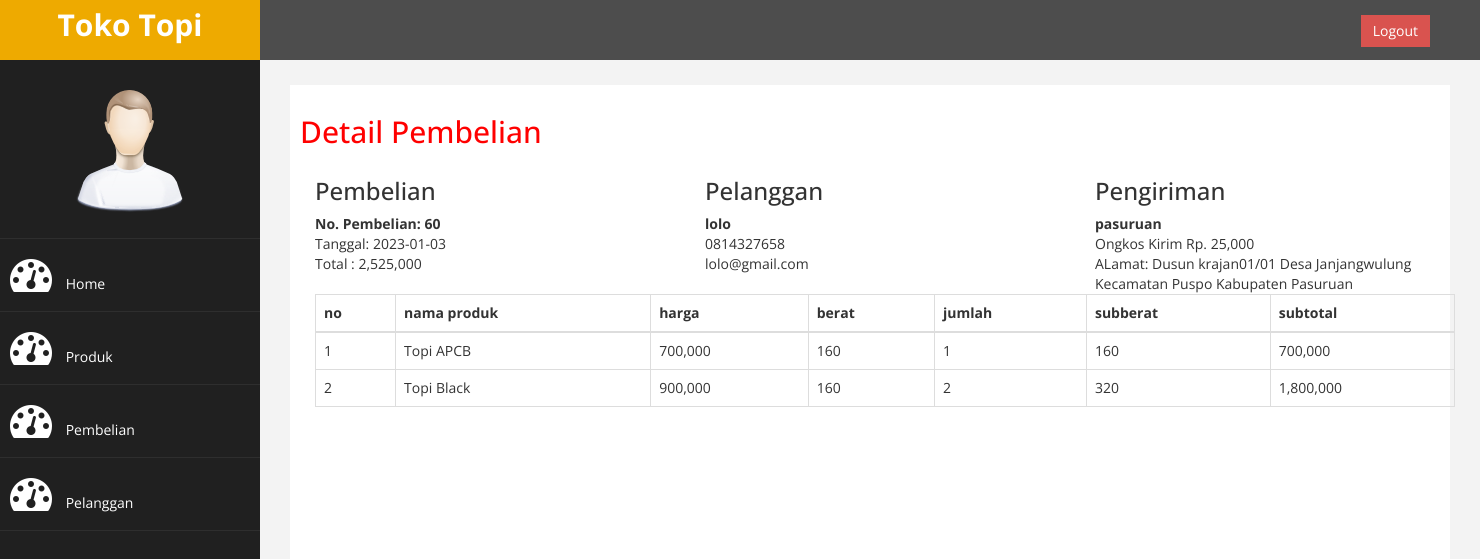
The page /toko_topi/admin/index.php?halaman=detail&id=60 (signed in) on the database its author committed.
### tables this page shows
CREATE TABLE `pembelian` (
  `id_pembelian` int(11) NOT NULL,
  `id_pelanggan` int(11) NOT NULL,
  `id_ongkir` int(11) NOT NULL,
  `tanggal_pembelian` date NOT NULL,
  `total_pembelian` int(11) NOT NULL,
  `nama_kota` varchar(100) NOT NULL,
  `tarif` int(11) NOT NULL,
  `alamat_pengiriman` text NOT NULL
);

CREATE TABLE `pelanggan` (
  `id_pelanggan` int(11) NOT NULL,
  `email_pelanggan` varchar(100) NOT NULL,
  `password_pelanggan` varchar(50) NOT NULL,
  `nama_pelanggan` varchar(100) NOT NULL,
  `telepon_pelanggan` varchar(25) NOT NULL
);

CREATE TABLE `pembelian_produk` (
  `id_pembelian_produk` int(11) NOT NULL,
  `id_pembelian` int(11) NOT NULL,
  `id_produk` int(11) NOT NULL,
  `jumlah` int(11) NOT NULL,
  `nama` varchar(100) NOT NULL,
  `harga` int(11) NOT NULL,
  `berat` int(11) NOT NULL,
  `subberat` int(11) NOT NULL,
  `subharga` int(11) NOT NULL
);

### toko_topi/admin/detail.php (the view, shortened to what this page needs)
<h2>Detail Pembelian</h2>
<body>
<section class="konten">
                <div class="container">
<?php
$ambil=$koneksi->query("SELECT * FROM pembelian JOIN pelanggan
    ON pembelian.id_pelanggan=pelanggan.id_pelanggan
    WHERE pembelian.id_pembelian='$_GET[id]'");
$detail=$ambil->fetch_assoc();
?>
<div class="row">
    <div class="col-md-4">
        <h3>Pembelian</h3>
        <strong>No. Pembelian: <?php echo $detail['id_pembelian']?></strong> <br>
        Tanggal: <?php echo $detail['tanggal_pembelian']?> <br>
        Total : <?php echo number_format($detail['total_pembelian'])?>
    </div>
    <div class="col-md-4">
        <h3>Pelanggan</h3>
        <strong><?php echo $detail['nama_pelanggan']; ?></strong> <br>
        <?php echo $detail['telepon_pelanggan']; ?> <br>
        <?php echo $detail['email_pelanggan']; ?>
    </div>
    <div class="col-md-4">
        <h3>Pengiriman</h3>
        <strong><?php echo $detail['nama_kota'];?></strong> <br>
        Ongkos Kirim Rp. <?php echo number_format($detail['tarif']);?> <br>
        ALamat: <?php echo $detail['alamat_pengiriman'];?>
    </div>
</div>
<table class="table table-bordered">
    <thead>
        <tr>
            <th>no</th>
            <th>nama produk</th>
            <th>harga</th>
            <th>berat</th>
            <th>jumlah</th>
            <th>subberat</th>
            <th>subtotal</th>
        </tr>
    </thead>
    <tbody>
        <?php $nomor=1;?>
        <?php $ambil=$koneksi->query("SELECT * FROM pembelian_produk WHERE id_pembelian='$_GET[id]'"); ?>
        <?php while ($pecah = $ambil->fetch_assoc()){ ?>
        <tr>
            <td><?php echo $nomor ?></td>
            <td><?php echo $pecah['nama']; ?></td>
            <td><?php echo number_format($pecah['harga']); ?></td>
            <td><?php echo $pecah['berat']; ?></td>
            <td><?php echo $pecah['jumlah']; ?></td>
            <td><?php echo $pecah['subberat']; ?></td>
            <td><?php echo number_format($pecah['subharga']); ?></td>
        </tr>
        <?php $nomor++; ?>
        <?php } ?>
    </tbody>
</table>
                <p>
                </p>
            </div>
    </div>
</div>
                </div>
</body>
</html>

### toko_topi/admin/index.php (shortened to what this page needs)
<?php session_start();
$koneksi = new mysqli("localhost","root","","toko_topi");
 ?>
<!DOCTYPE html>
<html xmlns="http://www.w3.org/1999/xhtml">
<head>
    <link href="assets/css/bootstrap.css" rel="stylesheet" />
    <link href="assets/css/font-awesome.css" rel="stylesheet" />
    <link href="assets/js/morris/morris-0.4.3.min.css" rel="stylesheet" />
    <link href="assets/css/custom.css" rel="stylesheet" />
</head>
<body>
    <div id="wrapper">
        <nav class="navbar navbar-default navbar-cls-top " role="navigation" style="margin-bottom: 0">
            <div class="navbar-header">
                <a class="navbar-brand" href="index.html" style="background-color: #eeaa00">Toko Topi</a>
            </div>
  <div style="color: white;
padding: 15px 50px 5px 50px;
float: right;
font-size: 16px;">  &nbsp; <a href="index.php?halaman=logout" class="btn btn-danger square-btn-adjust">Logout</a> </div>
        </nav>
                <nav class="navbar-default navbar-side" role="navigation">
            <div class="sidebar-collapse">
                <ul class="nav" id="main-menu">
				<li class="text-center">
                    <img src="assets/img/find_user.png" class="user-image img-responsive"/>
					</li>
                    <li>
                        <a   href="index.php"><i class="fa fa-dashboard fa-3x"></i> Home</a>
                    </li>
                    <li>
                        <a   href="index.php?halaman=produk"><i class="fa fa-dashboard fa-3x"></i> Produk</a>
                    </li>
                    <li>
                        <a   href="index.php?halaman=pembelian"><i class="fa fa-dashboard fa-3x"></i> Pembelian</a>
                    </li>
                    <li>
                        <a   href="index.php?halaman=pelanggan"><i class="fa fa-dashboard fa-3x"></i> Pelanggan</a>
                    </li>
                </ul>
            </div>
        </nav>
        <div id="page-wrapper" >
            <div id="page-inner">
                <?php
                if (isset($_GET['halaman']))
                {
                    if ($_GET['halaman']=="produk")
                    {
                        include 'produk.php';
                    }
                    elseif  ($_GET['halaman']=="pembelian")
                    {
                        include 'pembelian.php';
                    }
                    elseif  ($_GET['halaman']=="pelanggan")
                    {
                        include 'pelanggan.php';
                    }
                    elseif  ($_GET['halaman']=="logout")
                    {
                        include 'logout.php';
                    }
                    elseif ($_GET['halaman']=="detail")
                    {
                        include 'detail.php';
                    }
                    elseif ($_GET['halaman']=="tambahproduk")
                    {
                        include 'tambahproduk.php';
                    }
                    elseif ($_GET['halaman']=="hapusproduk")
                    {
                        include 'hapusproduk.php';
                    }
                    elseif ($_GET['halaman']=="ubahproduk")
                    {
                        include 'ubahproduk.php';
                    }
                    elseif ($_GET['halaman']=="hapuspelanggan")
                    {
                        include 'hapuspelanggan.php';
                    }
                }
                else {
                    include 'home.php';
                }
                ?>
</body>
</html>

### toko_topi/admin/assets/css/custom.css (style rules this page uses)
body { font-family: 'Open Sans', sans-serif; }
#wrapper { width: 100%; background:#202020; }
#page-wrapper { padding: 15px 15px; min-height: 600px; background:#F3F3F3; }
#page-inner { width:100%; margin:10px 20px 10px 0px; background-color:#fff!important; padding:10px; min-height:1200px; }
.text-center { text-align:center; }
h2 { color: #f00; }
.square-btn-adjust { border: 0px solid transparent; -webkit-border-radius: 0px; -moz-border-radius: 0px; border-radius: 0px; }
p { font-size:16px; line-height:25px; padding-top:20px; }
.user-image { margin: 25px auto; -webkit-border-radius: 10px; -moz-border-radius: 10px; border-radius: 10px; max-height:170px; max-width:170px; }
.navbar-cls-top .navbar-brand { color: #fff; background: #C90000; width: 260px; text-align: center; height: 60px; font-size: 30px; font-weight: 700; }
.sidebar-collapse , .sidebar-collapse .nav { background:none; }
.sidebar-collapse .nav { padding:0; }
.sidebar-collapse .nav > li > a { color:#fff; background:#202020; text-shadow:none; }
.sidebar-collapse > .nav > li > a { padding:15px 10px; }
.sidebar-collapse > .nav > li { border-bottom: 1px solid rgba(107, 108, 109, 0.19); }
.navbar-side { border:none; background-color: #202020; }
.navbar-cls-top { background:#4D4D4D; border-bottom:none; }
.navbar-default { border:0px solid black; }
.navbar-header { background: #A70303; }
.nav > li > a > i { margin-right:10px; }
@media (min-width:768px) { #page-wrapper { margin: 0 0 0 260px; padding: 15px 30px; min-height: 1200px; } }
@media (min-width:768px) { .navbar-side { z-index: 1; position: absolute; width: 260px; } }
@media (min-width:768px) { .navbar { border-radius: 0px; } }

### rows shown on the page
pembelian: id_pembelian "60", tanggal_pembelian "2023-01-03", total_pembelian "2,525,000", id_pelanggan.nama_pelanggan "lolo", id_pelanggan.telepon_pelanggan "0814327658", id_pelanggan.email_pelanggan "lolo@gmail.com", nama_kota "pasuruan", tarif "25,000", alamat_pengiriman "Dusun krajan01/01 Desa Janjangwulung Kecamatan Puspo Kabupaten Pasuruan"
pembelian_produk: nama "Topi APCB", harga "700,000", berat "160", jumlah "1", subberat "160", subharga "700,000"
pembelian_produk: nama "Topi Black", harga "900,000", berat "160", jumlah "2", subberat "320", subharga "1,800,000"
